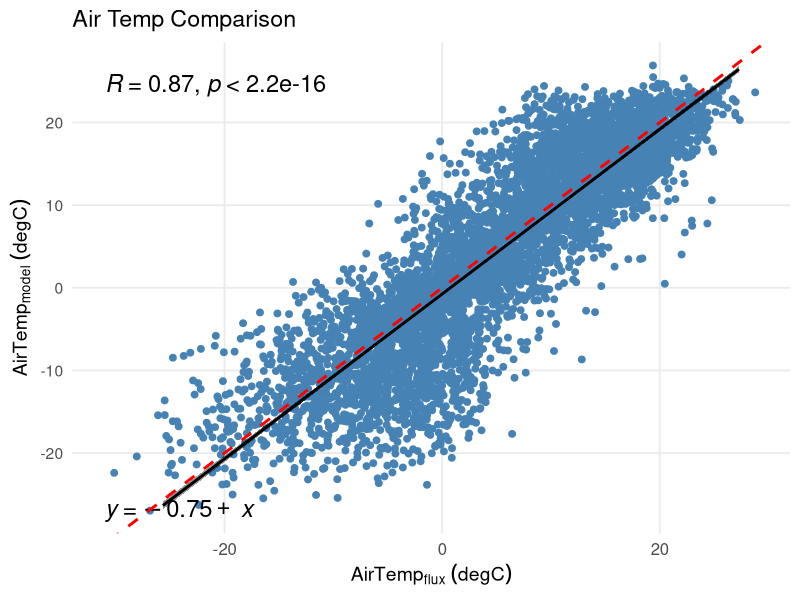
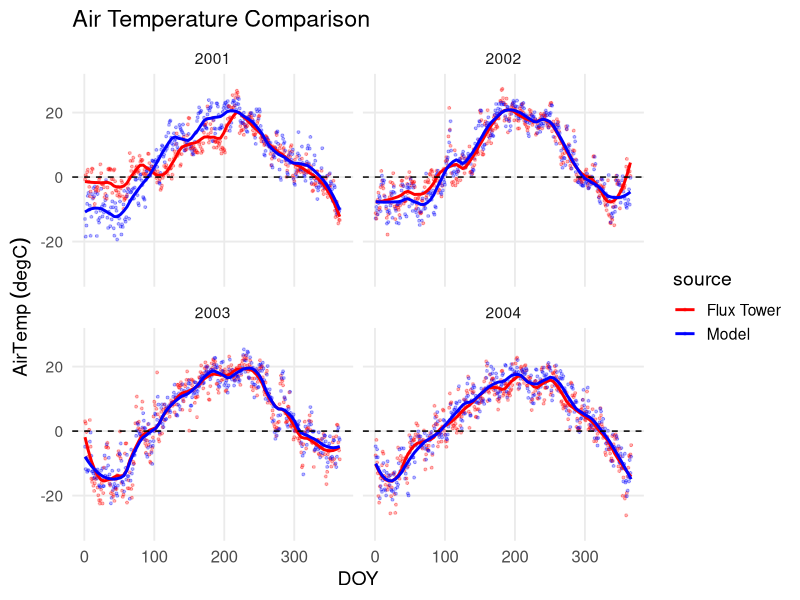
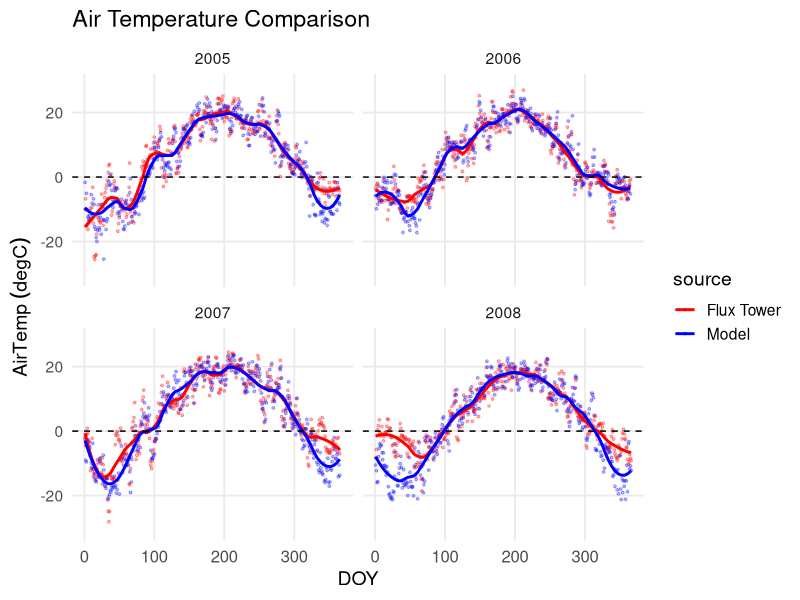
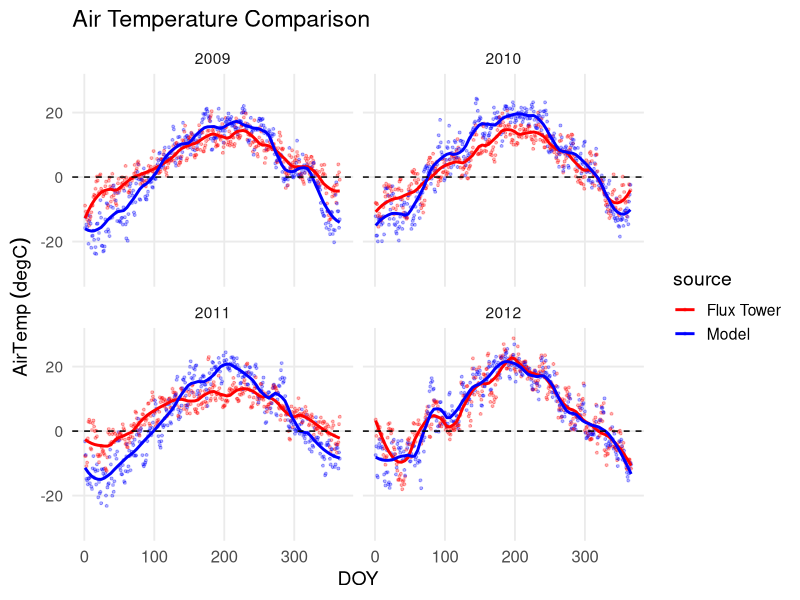
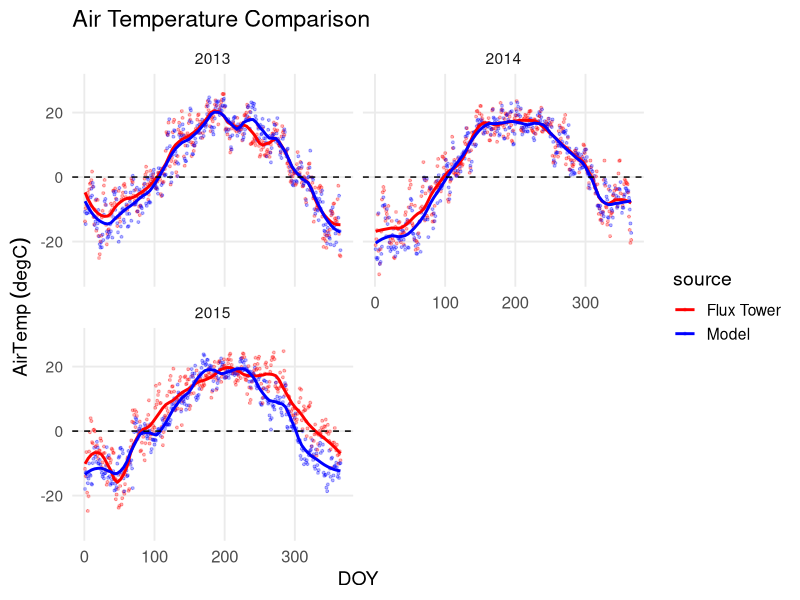
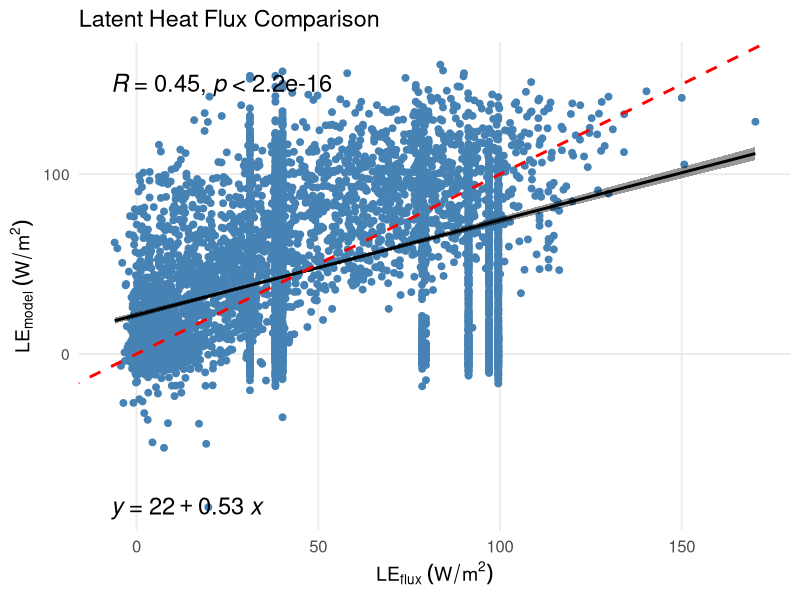
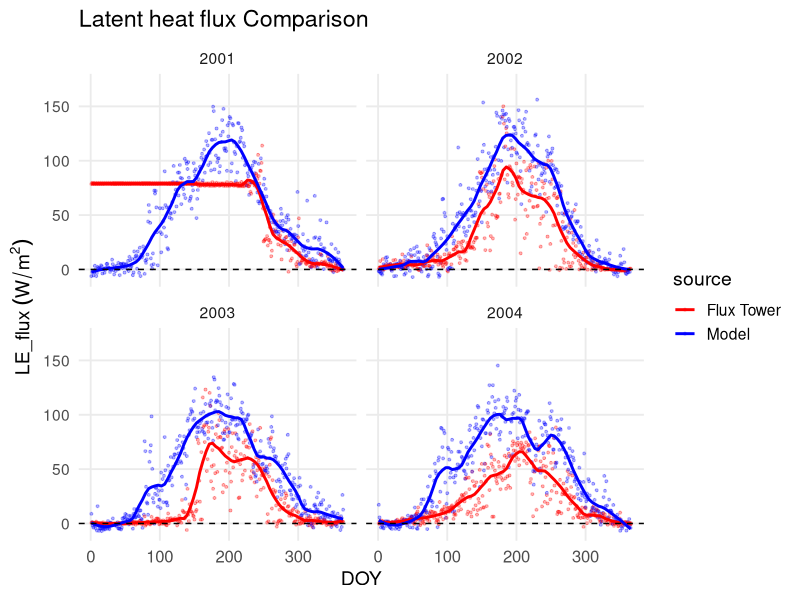
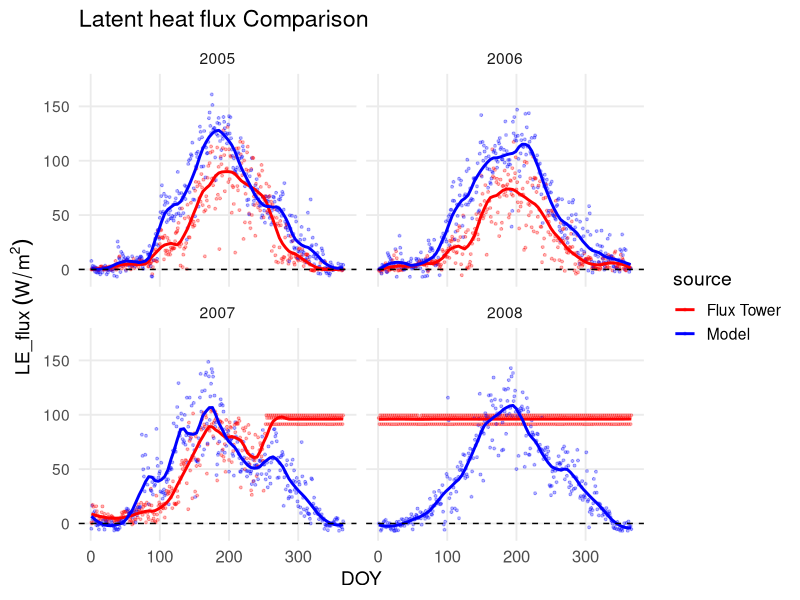

Recreate these plots in R, in order.
## ---- chunk 1
knitr::opts_chunk$set(echo = TRUE)
library(dplyr)
library(lubridate)
library(data.table)
library(ggplot2)
library(ggpubr)
library(tidyverse)
library (rlang)
library(ncdf4) # to read nc data
library(RColorBrewer)

my_theme <- theme_minimal(base_size = 14) +
  theme(
    axis.text.x = element_text(size = 12),
    # panel.grid.major = element_blank(),
    panel.grid.minor = element_blank(),
    panel.background = element_rect(fill = "white", color = "white"),
    plot.background = element_rect(fill = "white", color = "white")
  )
## ---- chunk 2
# change to the ID of your study site here (US_Syv, US_Ha1, US_ARM, or Br_Sa1)
site_name <- "US_Syv" 
 
 
# read combined flux data and model output based on your site ID
df.combined <- read.csv ("tutorial3_US_Syv.csv")
## ---- chunk 3
# ===== USER INPUT SECTION ====================================================
flux_var <- "TA_F"     # Flux variable name
model_var <- "TSA"     # Model variable name
convert_model_units <- function(x) x - 273.15  # Set equation if needed

selected_years <- list(2001:2015) #change years to plot; it can handle several batches (ex: list(2001:2005, 2010:20015))

compare_name <- "Air Temperature"   # variable being compared
flux_label <- expression(AirTemp[flux]~(degC)) #change label name and units as needed
model_label <- expression(AirTemp[model]~(degC)) #change label name and units as needed
plot_title <- "Air Temp Comparison" #change plot title as needed
time_series_label <- expression(AirTemp~(degC)) # change label name and units as needed


# =============================================================================

year_range <- unlist(selected_years)

# ==== Derived comparison columns ====
flux_col <- paste0(compare_name, "_flux")
model_col <- paste0(compare_name, "_model")

df.combined_new <- df.combined %>%
  mutate(
    !!flux_col := .data[[flux_var]],
    !!model_col := convert_model_units(.data[[model_var]])
  ) %>%
  filter(year.x %in% year_range)

# ==== Dynamic axis limits for scatter plot ====
x_vals <- df.combined_new[[flux_var]]
y_vals <- convert_model_units(df.combined_new[[model_var]])
x_limits <- c(floor(min(x_vals, na.rm = TRUE)), ceiling(max(x_vals, na.rm = TRUE)))
y_limits <- c(floor(min(y_vals, na.rm = TRUE)), ceiling(max(y_vals, na.rm = TRUE)))

# ==== X-Y SCATTER PLOT ====
ggscatter(
  data = df.combined_new,
  x = flux_col,
  y = model_col,
  color = "steelblue",
  add = "reg.line",
  add.params = list(color = "black", size = 1),
  conf.int = TRUE,
  cor.coef = TRUE,
  cor.coeff.args = list(size = 6),
  label.x = x_limits[1],
  label.y = y_limits[2],
  title = plot_title,
  ggtheme = theme_pubr()
) +
  stat_regline_equation(
    aes(label = ..eq.label..),
    label.x = x_limits[1] ,  
    label.y = y_limits[1], 
    size = 6
  ) +
  geom_abline(slope = 1, intercept = 0, color = "red", linetype = "dashed", size = 1) +
  xlim(x_limits) + ylim(y_limits) +
  xlab(flux_label) + ylab(model_label) +
  my_theme



# ==== TIME SERIES PLOT ====
# Pivot to long format
df_long <- df.combined_new %>%
  pivot_longer(
    cols = all_of(c(flux_col, model_col)),
    names_to = "source",
    values_to = compare_name
  ) %>%
  filter(year.x %in% year_range)

# ==== Dynamic axis limits for scatter plot ====
y_vals <- df.combined_new[[flux_var]]
y_limits <- c(floor(min(y_vals, na.rm = TRUE)), ceiling(max(y_vals, na.rm = TRUE)))


all_years <- sort(unique(df_long$year.x))
for (i in seq(1, length(all_years), by = 4)) {
  years_to_plot <- all_years[i:min(i+3, length(all_years))]
  df_subset <- df_long %>% filter(year.x %in% years_to_plot)

  p <- ggplot(df_subset, aes(x = doy.x, y = .data[[compare_name]], color = source)) +
    geom_point(alpha = 0.3, size = 0.7) +
    geom_smooth(se = FALSE, method = "loess", span = 0.2) +
    geom_hline(yintercept = 0, linetype = "dashed") +
    facet_wrap(~ year.x, ncol = 2) +
    xlab("DOY") +
    ylab(time_series_label) +
    scale_color_manual(
      values = setNames(c("red", "blue"), c(flux_col, model_col)),
      labels = c("Flux Tower", "Model")
    ) +
   ylim(y_limits) +
    labs(title = paste0(compare_name, " Comparison")) +
    my_theme

  print(p)  # or ggsave() to save each plot
}

## ---- chunk 4
# ===== USER INPUT SECTION ====================================================
flux_var <- "LE_F_MDS"     # Flux variable name
model_var <- "EFLX_LH_TOT"     # Model variable name
convert_model_units <- function(x) x  # Set equation if needed

selected_years <- list(2001:2015) #change years to plot; it can handle several batches (ex: list(2001:2005, 2010:20015))

compare_name <- "Latent heat flux"   # variable being compared
flux_label <- expression(LE[flux]~(W/m^2)) #change label name and units as needed
model_label <- expression(LE[model]~(W/m^2)) #change label name and units as needed
plot_title <- "Latent Heat Flux Comparison" #change plot title as needed
time_series_label <- expression(LE_flux~(W/m^2)) # change label name and units as needed


# =============================================================================

year_range <- unlist(selected_years)

# ==== Derived comparison columns ====
flux_col <- paste0(compare_name, "_flux")
model_col <- paste0(compare_name, "_model")

df.combined_new <- df.combined %>%
  mutate(
    !!flux_col := .data[[flux_var]],
    !!model_col := convert_model_units(.data[[model_var]])
  ) %>%
  filter(year.x %in% year_range)

# ==== Dynamic axis limits for scatter plot ====
x_vals <- df.combined_new[[flux_var]]
y_vals <- convert_model_units(df.combined_new[[model_var]])
x_limits <- c(floor(min(x_vals, na.rm = TRUE)), ceiling(max(x_vals, na.rm = TRUE)))
y_limits <- c(floor(min(y_vals, na.rm = TRUE)), ceiling(max(y_vals, na.rm = TRUE)))

# ==== X-Y SCATTER PLOT ====
ggscatter(
  data = df.combined_new,
  x = flux_col,
  y = model_col,
  color = "steelblue",
  add = "reg.line",
  add.params = list(color = "black", size = 1),
  conf.int = TRUE,
  cor.coef = TRUE,
  cor.coeff.args = list(size = 6),
  label.x = x_limits[1],
  label.y = y_limits[2],
  title = plot_title,
  ggtheme = theme_pubr()
) +
  stat_regline_equation(
    aes(label = ..eq.label..),
    label.x = x_limits[1] ,  
    label.y = y_limits[1], 
    size = 6
  ) +
  geom_abline(slope = 1, intercept = 0, color = "red", linetype = "dashed", size = 1) +
  xlim(x_limits) + ylim(y_limits) +
  xlab(flux_label) + ylab(model_label) +
  my_theme



# ==== TIME SERIES PLOT ====
# Pivot to long format
df_long <- df.combined_new %>%
  pivot_longer(
    cols = all_of(c(flux_col, model_col)),
    names_to = "source",
    values_to = compare_name
  ) %>%
  filter(year.x %in% year_range)

# ==== Dynamic axis limits for scatter plot ====
y_vals <- df.combined_new[[flux_var]]
y_limits <- c(floor(min(y_vals, na.rm = TRUE)), ceiling(max(y_vals, na.rm = TRUE)))


all_years <- sort(unique(df_long$year.x))
for (i in seq(1, length(all_years), by = 4)) {
  years_to_plot <- all_years[i:min(i+3, length(all_years))]
  df_subset <- df_long %>% filter(year.x %in% years_to_plot)

  p <- ggplot(df_subset, aes(x = doy.x, y = .data[[compare_name]], color = source)) +
    geom_point(alpha = 0.3, size = 0.7) +
    geom_smooth(se = FALSE, method = "loess", span = 0.2) +
    geom_hline(yintercept = 0, linetype = "dashed") +
    facet_wrap(~ year.x, ncol = 2) +
    xlab("DOY") +
    ylab(time_series_label) +
    scale_color_manual(
      values = setNames(c("red", "blue"), c(flux_col, model_col)),
      labels = c("Flux Tower", "Model")
    ) +
   ylim(y_limits) +
    labs(title = paste0(compare_name, " Comparison")) +
    my_theme

  print(p)  # or ggsave() to save each plot
}

## ---- chunk 5
# ===== USER INPUT SECTION ====================================================
flux_var <- "NEE_VUT_REF"     # Flux variable name
model_var <- "NEE"     # Model variable name
convert_model_units <- function(x) x * 86400 # Set equation if needed

selected_years <- list(2004:2015) #change years to plot; it can handle several batches (ex: list(2001:2005, 2010:20015))

compare_name <- "Net Ecosystem Exchange"   # variable being compared
flux_label <- expression(NEE[flux]~(gC/m^2/day)) #change label name and units as needed
model_label <- expression(NEE[model]~(gC/m^2/day)) #change label name and units as needed
plot_title <- "NEE Comparison" #change plot title as needed
time_series_label <- expression(NEE~(gC/m^2/day)) # change label name and units as needed


# =============================================================================
year_range <- unlist(selected_years)

flux_col <- paste0(compare_name, "_flux")
model_col <- paste0(compare_name, "_model")

df.combined_new <- df.combined %>%
  filter(!is.na(NEE_VUT_REF_QC)) %>%
  mutate(
    !!flux_col := .data[[flux_var]],
    !!model_col := convert_model_units(.data[[model_var]])
  ) %>%
  filter(year.x %in% year_range)

# ==== Dynamic axis limits for scatter plot ====
x_vals <- df.combined_new[[flux_var]]
y_vals <- convert_model_units(df.combined_new[[model_var]])
x_limits <- c(floor(min(x_vals, na.rm = TRUE)), ceiling(max(x_vals, na.rm = TRUE)))
y_limits <- c(floor(min(y_vals, na.rm = TRUE)), ceiling(max(y_vals, na.rm = TRUE)))

# ==== X-Y SCATTER PLOT ====
ggscatter(
  data = df.combined_new,
  x = flux_col,
  y = model_col,
  color = "steelblue",
  add = "reg.line",
  add.params = list(color = "black", size = 1),
  conf.int = TRUE,
  cor.coef = TRUE,
  cor.coeff.args = list(size = 6),
  label.x = x_limits[1],
  label.y = y_limits[2],
  title = plot_title,
  ggtheme = theme_pubr()
) +
  stat_regline_equation(
    aes(label = ..eq.label..),
    label.x = x_limits[1] ,  
    label.y = y_limits[1], 
    size = 6
  ) +
  geom_abline(slope = 1, intercept = 0, color = "red", linetype = "dashed", size = 1) +
  xlim(x_limits) + ylim(y_limits) +
  xlab(flux_label) + ylab(model_label) +
  my_theme



# ==== TIME SERIES PLOT ====
# Pivot to long format
df_long <- df.combined_new %>%
  pivot_longer(
    cols = all_of(c(flux_col, model_col)),
    names_to = "source",
    values_to = compare_name
  ) %>%
  filter(year.x %in% year_range)

# ==== Dynamic axis limits for scatter plot ====
y_vals <- df.combined_new[[flux_var]]
y_limits <- c(floor(min(y_vals, na.rm = TRUE)), ceiling(max(y_vals, na.rm = TRUE)))


all_years <- sort(unique(df_long$year.x))
for (i in seq(1, length(all_years), by = 4)) {
  years_to_plot <- all_years[i:min(i+3, length(all_years))]
  df_subset <- df_long %>% filter(year.x %in% years_to_plot)

  p <- ggplot(df_subset, aes(x = doy.x, y = .data[[compare_name]], color = source)) +
    geom_point(alpha = 0.3, size = 0.7) +
    geom_smooth(se = FALSE, method = "loess", span = 0.2) +
    geom_hline(yintercept = 0, linetype = "dashed") +
    facet_wrap(~ year.x, ncol = 2) +
    xlab("DOY") +
    ylab(time_series_label) +
    scale_color_manual(
      values = setNames(c("red", "blue"), c(flux_col, model_col)),
      labels = c("Flux", "Model")
    ) +
   ylim(y_limits) +
    labs(title = paste0(compare_name, " Comparison")) +
    my_theme

  print(p)  # or ggsave() to save each plot
}

## Cumulative Fluxes
df.cumulative <- df.combined_new %>%
  arrange(TIMESTAMP) %>%
  mutate(
    cum_flux = cumsum(replace_na(.data[[flux_col]], 0)),
    cum_model = cumsum(replace_na(.data[[model_col]], 0))
  )

# Create cumulative sum data
df_cumsum <- df.combined_new %>%
  select(TIMESTAMP, year.x, doy.x, all_of(c(flux_col, model_col))) %>%
  pivot_longer(
    cols = all_of(c(flux_col, model_col)),
    names_to = "source",
    values_to = "value"
  ) %>%
  group_by(year.x, source) %>%
  arrange(doy.x, .by_group = TRUE) %>%
  mutate(cumulative_value = cumsum(replace_na(value, 0))) %>%
  ungroup()



# Cumulative sum plot in chunks of 4 years
for (i in seq(1, length(all_years), by = 4)) {
  years_to_plot <- all_years[i:min(i+3, length(all_years))]
  df_subset <- df_cumsum %>% filter(year.x %in% years_to_plot)

  p_cumsum <- ggplot(df_subset, aes(x = doy.x, y = cumulative_value, color = source)) +
    geom_line(size = 1) +
    facet_wrap(~ year.x, ncol = 2) +
    xlab("DOY") +
    ylab(expression(gC/m^2)) +
    scale_color_manual(
      values = setNames(c("red", "blue"), c(flux_col, model_col)),
      labels = c("Flux Tower", "Model")
    ) +
    labs(title = paste0("Cumulative ", compare_name, " Comparison")) +
    my_theme

  print(p_cumsum)
}


# Plot cumulative sum for all years
df.cumulative <- df.cumulative %>%
  mutate(TIMESTAMP = as.POSIXct(TIMESTAMP))
ggplot(df.cumulative, aes(x = TIMESTAMP)) +
  geom_line(aes(y = cum_flux, color = "Flux Tower")) +
  geom_line(aes(y = cum_model, color = "Model")) +
  labs(
    title = paste0("Cumulative ", compare_name),
    x = "Date",
    y = expression(gC/m^2),
    color = "Source"
  ) +
  scale_color_manual(values = c("Flux Tower" = "red", "Model" = "blue")) +
  my_theme


## ---- chunk 6
# ===== USER INPUT SECTION ====================================================
nee_flux <- "NEE_VUT_REF"    
nee_model <- "NEE"    
nee <- "NEE"   
gpp_flux <- "GPP_NT_VUT_REF"
gpp_model <- "GPP" 
reco_flux <- "RECO_NT_VUT_REF"
reco_model <- "ER" 

selected_years <- list(2001:2015) #change years to plot; it can handle several batches (ex: list(2001:2005, 2010:20015))
# =============================================================================

year_range <- unlist(selected_years)


df.combined_eval <- df.combined %>%
  mutate(
    # Apply actual values from variables
    NEE_flux = .data[[nee_flux]],
    NEE_model = .data[[nee_model]] * 86400,  # Convert from µmol/m²/s to gC/m²/day
    
    GPP_flux = .data[[gpp_flux]],
    GPP_model = .data[[gpp_model]] * 86400,  # Unit conversion if needed
    
    Reco_flux = .data[[reco_flux]],
    Reco_model = .data[[reco_model]] * 86400
  ) %>%
  filter(year.x %in% year_range)


variables_compare <- c("year.x", "month.x", "date.x", "doy.x", "TIMESTAMP", "NEE_flux", "NEE_model",
                       "GPP_flux", "GPP_model", "Reco_flux", "Reco_model")
setDT(df.combined_eval)  # convert in-place
df.combined_sub = df.combined_eval[, ..variables_compare]

#replace negative tower GPP values w/NA for now
df.combined_sub$GPP_flux[df.combined_sub$GPP_flux < 0] <- NA


df.combined_sub <- df.combined_sub %>%
  pivot_longer(cols = c(NEE_flux, NEE_model, GPP_flux, GPP_model, Reco_flux, Reco_model),
             names_to = "variable",
             values_to = "value")

df.combined_sub <- df.combined_sub %>%
  mutate(data_type = case_when(variable == "NEE_flux" ~ "Tower",
                               variable == "NEE_model" ~ "Model",
                               variable == "GPP_flux" ~ "Tower",
                               variable == "GPP_model" ~ "Model",
                               variable == "Reco_flux" ~ "Tower",
                               variable == "Reco_model" ~ "Model"))

df.combined_sub <- df.combined_sub %>%
  mutate(flux_type = case_when(variable == "NEE_flux" ~ "NEE",
                               variable == "NEE_model" ~ "NEE",
                               variable == "GPP_flux" ~ "GPP",
                               variable == "GPP_model" ~ "GPP",
                               variable == "Reco_flux" ~ "Reco",
                               variable == "Reco_model" ~ "Reco"))

df.combined_sub$site_name <- site_name

## filter data

 #filtering out dates where there isn't tower data available for comparison
# Identify dates where Tower data is missing for each flux_type
missing_dates <- df.combined_sub %>%
  filter(data_type == "Tower") %>%
  filter(is.na(value)) %>%
  select(date.x, flux_type)

# Remove all rows for those dates and flux_type combos
df.combined_sub <- df.combined_sub %>%
  anti_join(missing_dates, by = c("date.x", "flux_type"))

## compute interannual and overall metrics, then plot it

# Variables to evaluate
variable_list <- c("GPP", "NEE", "Reco")
all_metrics <- list()  # to store results

years_to_evaluate <- sort(unique(df.combined_sub$year.x))

for (variable_run in variable_list) {
  for (year_val in years_to_evaluate) {
  
  # Subset model and observation data
  model <- subset(df.combined_sub, data_type == "Model" & flux_type == variable_run & year.x == year_val)
  obs <- subset(df.combined_sub, data_type == "Tower" & flux_type == variable_run & year.x == year_val)

  
  # Skip if data is missing
    if (nrow(model) == 0 || nrow(obs) == 0 || all(is.na(model$value)) || all(is.na(obs$value))) next
    
  norm_sd <- sd(model$value, na.rm = TRUE) / sd(obs$value, na.rm = TRUE)
  
  # Correlation score -- tells us if the model gets the general temporal pattern right
  S_corr <- (1 + cor(model$value, obs$value, use = "complete.obs", method = "pearson")) / 2
  
  # Bias and bias score -- tells us if the model consistently over or underestimates
  bias <- model$value - obs$value #pointwise 
  # regular rmse
  rmse <- sqrt(mean((model$value - obs$value)^2, na.rm = TRUE)) 
  
  #nondimensionalize bias as a relative error, account for cases where you might be dividing by 0 b/c obs values could be 0
  e_bias <- ifelse(
    abs(obs$value) > 0,
    abs(model$value - obs$value) / abs(obs$value),
    NA)
  
  S_bias <- exp(-1 * e_bias)
  
  S_bias[!is.finite(S_bias)] <- NA
  
  domain_S_bias <- mean(S_bias, na.rm = TRUE)
  
  # RMSE and RMSE score -- tells us how well the amplitude and variability match (this approach controls for double-counting bias by using centralized rmse)
  #This implementation assumes no spatial structure (i.e., it’s a single grid cell or averaged across an area of interest). 
  #If you're computing this per grid cell in a spatial array, you'd apply it per column or group
  #This approach removes bias before computing RMSE, so the RMSE score focuses on variance differences rather than 
  #systematic offset, and so bias doesn't get essentially 'double counted' in the overall score
  #first need to centralize (remove mean) the timeseries
 
  model_anom <- model$value - mean(model$value, na.rm=T)
  obs_anom <- obs$value - mean(obs$value, na.rm=T)
  
  #then compute centralized rmse
  n <- length(obs_anom)
  
  crmse <- sqrt(mean((model_anom - obs_anom)^2, na.rm=T))
  
  #and compute centralized RMS of reference obs (crms)
  crms <- sqrt(mean(obs_anom^2, na.rm = TRUE))
  
  # calculate relative error
  e_rmse <- crmse / crms
  S_rmse <- exp(-1 * e_rmse)
  
  # Overall score
  S <- (domain_S_bias + 2 * S_rmse + S_corr) / 4

  # Skip if all metrics are NA
  if (is.na(S)) next
  
  # Summary metrics
  metric <- c("tower mean", "tower SD","model mean", "model SD", "SD norm.", "bias", "RMSE", 
              "correlation score", "bias score", "RMSE score", "overall score")
  
  model_scores <- c(mean(obs$value, na.rm = TRUE), sd(obs$value, na.rm = TRUE),
                      mean(model$value, na.rm = TRUE), sd(model$value, na.rm = TRUE),
                      norm_sd, mean(bias, na.rm = TRUE), rmse,
                      S_corr, domain_S_bias, S_rmse, S)
  
  
  score_df <- data.frame(site = site_name, year = year_val, variable = variable_run, metric = metric, value = model_scores)
  
  all_metrics[[paste0(variable_run, "_", year_val)]] <- score_df
  }
}
# Combine results from loop and create interannual metric table
metric_df <- do.call(rbind, all_metrics)
row.names(metric_df) <- NULL

print(metric_df) #check out the results!

# Calculate overall metric from yearly results
metric_summary <- metric_df %>%
  group_by(site, variable, metric) %>%
  summarise(
    value = mean(value, na.rm = TRUE),
    .groups = "drop"
  )

# plot interannual metrics
metric_df_sub <- subset(metric_df, metric %in% c("bias score", "correlation score", 
                                                 "RMSE score", "overall score"))

metric_df_sub$metric <- factor(metric_df_sub$metric, 
                               levels = c("bias score", "correlation score", 
                                          "RMSE score", "overall score"))

ggplot(metric_df_sub, aes(x = metric, y = factor(year), fill = value)) +
  geom_tile(color = "white") +
  geom_text(aes(label = sprintf("%.2f", value)), size = 3) +
  scale_fill_gradientn(colors = brewer.pal(n = 10, name = "Spectral"), limits = c(0, 1)) +
  facet_wrap(~ variable, scales = "free", ncol = 3) +
  my_theme +
  labs(title = "Flux vs Model Evaluation per Year",
       x = NULL, y = "Year") +
  theme(axis.text.x = element_text(angle = 45, hjust = 1))



#plot overall metric
scores <- c("bias score", "correlation score", "RMSE score", "overall score")

metric_summary_sub <- subset(metric_summary, metric %in% scores)

# Order metrics nicely
metric_summary_sub$metric <- factor(
  metric_summary_sub$metric,
  levels = c("bias score", "correlation score", "RMSE score", "overall score")
)

# Tile plot of mean scores across years
ggplot(metric_summary_sub, aes(x = metric, y = site, fill = value)) +
  geom_tile(color = "white") +
  geom_text(aes(label = sprintf("%.2f", value)), size = 5, angle = 90) +
  scale_fill_gradientn(colors = brewer.pal(n = 10, name = "Spectral"), limit = c(0, 1), name = "Score") +
  facet_wrap(~ variable, scales = "free", ncol = 3) +
  my_theme +
  labs(title = "Flux vs Model Evaluation Across All Years",
       x = NULL, y = NULL) +
  theme(axis.text.x = element_text(angle = 45, hjust = 1))



#plot_save <- "model_scoring_GPP_NEE.png"
#ggsave(filename = plot_save, dpi = 500)

## ---- chunk 7
# Variables to evaluate
variable_list <- c("GPP", "NEE", "Reco")
all_monthly_metrics <- list()  # to store results

months_to_evaluate <- sort(unique(df.combined_sub$month.x))

for (variable_run in variable_list) {
  for (month_val in months_to_evaluate) {
    
    # Subset model and observation data for each month across all years
    model <- subset(df.combined_sub, data_type == "Model" & flux_type == variable_run & month.x == month_val)
    obs   <- subset(df.combined_sub, data_type == "Tower" & flux_type == variable_run & month.x == month_val)

    # Skip if data is missing
    if (nrow(model) == 0 || nrow(obs) == 0 || all(is.na(model$value)) || all(is.na(obs$value))) next

    norm_sd <- sd(model$value, na.rm = TRUE) / sd(obs$value, na.rm = TRUE)
    S_corr  <- (1 + cor(model$value, obs$value, use = "complete.obs", method = "pearson")) / 2
    bias    <- model$value - obs$value
    rmse    <- sqrt(mean((model$value - obs$value)^2, na.rm = TRUE))
    
    e_bias  <- ifelse(abs(obs$value) > 0, abs(model$value - obs$value) / abs(obs$value), NA)
    S_bias  <- exp(-1 * e_bias)
    S_bias[!is.finite(S_bias)] <- NA
    domain_S_bias <- mean(S_bias, na.rm = TRUE)
    
    model_anom <- model$value - mean(model$value, na.rm = TRUE)
    obs_anom   <- obs$value   - mean(obs$value, na.rm = TRUE)
    crmse      <- sqrt(mean((model_anom - obs_anom)^2, na.rm = TRUE))
    crms       <- sqrt(mean(obs_anom^2, na.rm = TRUE))
    e_rmse     <- crmse / crms
    S_rmse     <- exp(-1 * e_rmse)
    
    S <- (domain_S_bias + 2 * S_rmse + S_corr) / 4

    metric <- c("tower mean", "tower SD", "model mean", "model SD", "SD norm.", "bias", "RMSE",
                "correlation score", "bias score", "RMSE score", "overall score")
    
    model_scores <- c(
      mean(obs$value, na.rm = TRUE), sd(obs$value, na.rm = TRUE),
      mean(model$value, na.rm = TRUE), sd(model$value, na.rm = TRUE),
      norm_sd, mean(bias, na.rm = TRUE), rmse,
      S_corr, domain_S_bias, S_rmse, S
    )

    score_df <- data.frame(site = site_name, month = month_val, variable = variable_run,
                           metric = metric, value = model_scores)

    all_monthly_metrics[[paste0(variable_run, "_", month_val)]] <- score_df
  }
}

# Combine into final table
monthly_metric_df <- do.call(rbind, all_monthly_metrics)
row.names(monthly_metric_df) <- NULL

# Subset to plot only key scoring metrics
scores <- c("bias score", "correlation score", "RMSE score", "overall score")

monthly_metric_plot_df <- subset(monthly_metric_df, metric %in% scores)

# Order metrics
monthly_metric_plot_df$metric <- factor(
  monthly_metric_plot_df$metric,
  levels = c("bias score", "correlation score", "RMSE score", "overall score")
)

# Add month name labels if needed
monthly_metric_plot_df$month <- factor(monthly_metric_plot_df$month, 
                                       levels = 1:12, 
                                       labels = month.abb)

# Plot
ggplot(monthly_metric_plot_df, aes(x = metric, y = month, fill = value)) +
  geom_tile(color = "white") +
  geom_text(aes(label = sprintf("%.2f", value)), size = 4) +
  scale_fill_gradientn(colors = brewer.pal(10, "Spectral"), limit = c(0, 1), name = "Score") +
  facet_wrap(~ variable, ncol = 3) +
  my_theme +
  labs(title = "Model Performance by Month Across Years", x = NULL, y = NULL) +
  theme(axis.text.x = element_text(angle = 45, hjust = 1))


## ---- chunk 8
# # read flux data
# {
#   # please modify to your own local working directory
#   project_dir = ("G:/My Drive/FLUX-LSM workshop/US-Syv/")
#   setwd(paste0(project_dir, "AMF_US-Syv_FLUXNET_SUBSET_2001-2023_4-6"))
#   # read in daily flux data
#   df.flux = fread("AMF_US-Syv_FLUXNET_SUBSET_DD_2001-2023_4-6.csv")
#   # covert -9999 to NA
#   df.flux <- df.flux %>%
#     mutate(across(everything(), ~na_if(. , -9999)))
#   df.flux <- df.flux %>% # add more time variables
#     mutate(
#       TIMESTAMP = ymd(TIMESTAMP),
#       year = year(TIMESTAMP),
#       month = month(TIMESTAMP),
#       date = as.Date(TIMESTAMP),
#       doy = yday(TIMESTAMP)
#     )
# }
# 
# # read model output
# {
#   setwd(project_dir)
#   # Open the NetCDF file
#   nc <- nc_open("ELM_output_US_Syv.nc")
#   
#   # Extract time (mcdate)
#   mcdate <- ncvar_get(nc, "mcdate")
#   data_list <- lapply(vars_to_extract, function(var) ncvar_get(nc, var))
#   
#   # Combine into data frame
#   df.model <- data.frame(mcdate = mcdate)
#   for (i in seq_along(vars_to_extract)) {
#     df.model[[vars_to_extract[i]]] <- data_list[[i]]
#   }
#   
#   # Close NetCDF file
#   nc_close(nc)
#   
#   # modify time variables
#   df.model <- df.model %>%
#     mutate(
#       mcdate = ymd(mcdate),
#       year = year(mcdate),
#       month = month(mcdate),
#       date = as.Date(mcdate),
#       doy = yday(mcdate)
#     )
#   
#   }
# 
# # combine flux data and model output
# df.model = df.model[df.model$year >=2001, ] # please change to the start year of flux measurement for you study site
# df.combined = left_join(df.model, df.flux)
# 
# names(df.combined)
